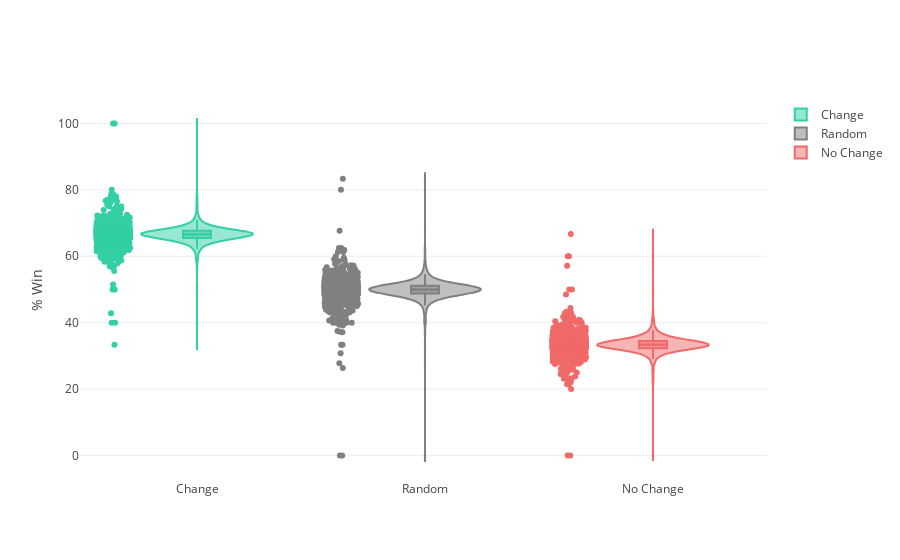

The notebook cell this image was saved under:
### Code cell
plotResult(win_change, win_nochange, win_rand, games, plot='violin', output='fig', pointpos=-1.5, jitter=0.3)

### Figure 1 — Plotly figure (JSON) as saved in the notebook; plotly's stock layout.template omitted (floating-point values rounded to 4 significant figures; data arrays with more than 128 entries replaced by an {"elided": "..."} marker saying what was removed)
{"data": [{"box": {"visible": true}, "jitter": 0.3, "line": {"color": "#33CFA5"}, "meanline": {"visible": true}, "name": "Change", "pointpos": -1.5, "points": "all", "type": "violin", "uid": "b6f5dbde-2ae2-11e9-adb5-dca904777f27", "y": {"elided": "2000 float values"}}, {"box": {"visible": true}, "jitter": 0.3, "line": {"color": "gray"}, "meanline": {"visible": true}, "name": "Random", "pointpos": -1.5, "points": "all", "type": "violin", "uid": "b6f5dec2-2ae2-11e9-932e-dca904777f27", "y": {"elided": "2000 float values"}}, {"box": {"visible": true}, "jitter": 0.3, "line": {"color": "#F06A6A"}, "meanline": {"visible": true}, "name": "No Change", "pointpos": -1.5, "points": "all", "type": "violin", "uid": "b6f5e03e-2ae2-11e9-8f36-dca904777f27", "y": {"elided": "2000 float values"}}], "layout": {"title": "", "yaxis": {"title": "% Win", "zeroline": false}}}
